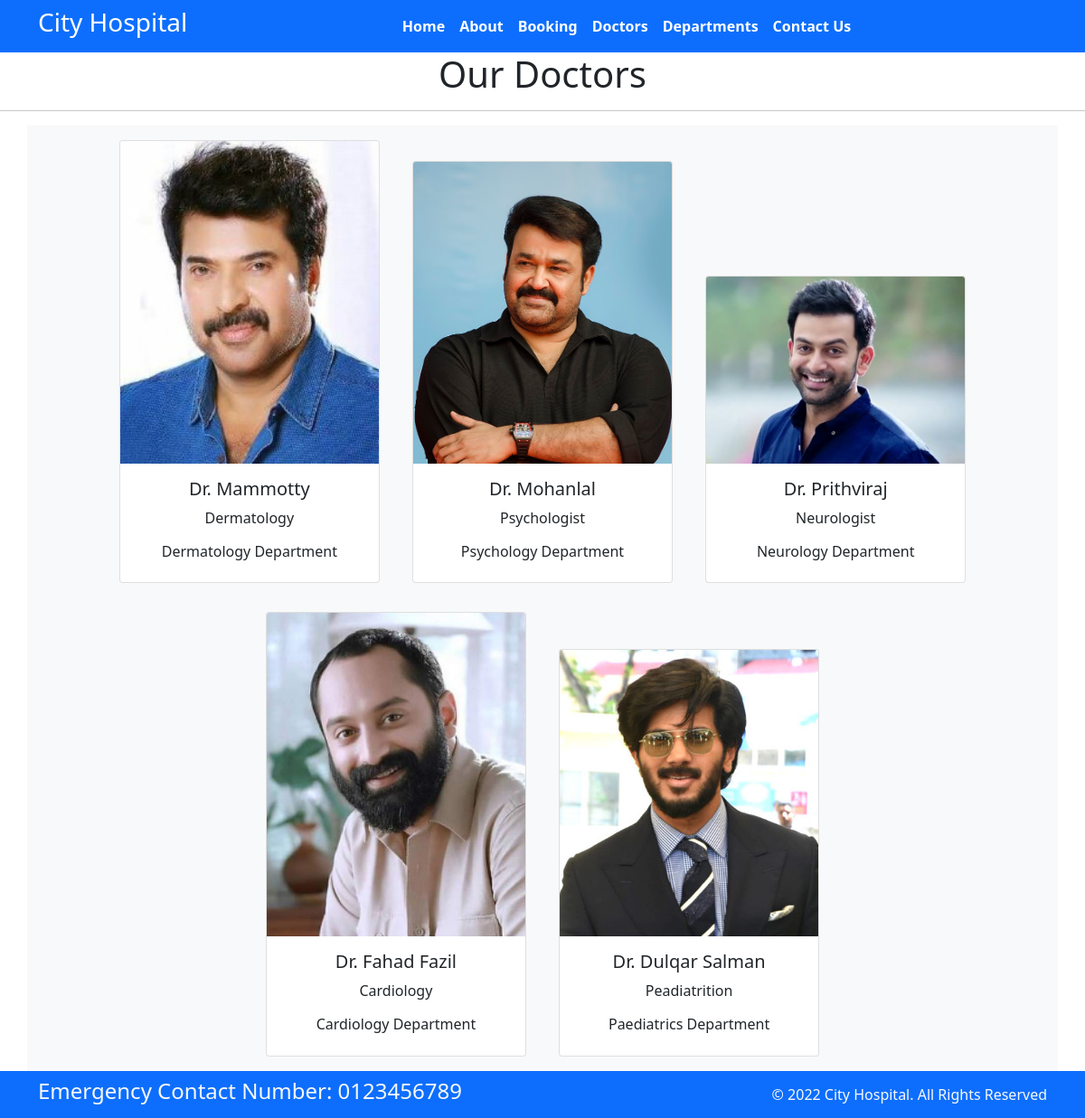
Page /doctors on the committed database.
### home/models.py (models this page shows, shortened)
class Doctors(models.Model):
    doc_name = models.CharField(max_length=255)
    doc_spec = models.CharField(max_length=255)
    dep_name = models.ForeignKey(Departments, on_delete=models.CASCADE)
    doc_image = models.ImageField(upload_to='doctors')

class Departments(models.Model):
    dep_name = models.CharField(max_length=100)
    dep_description = models.TextField()
    def __str__(self):
        return self.dep_name

### home/views.py (the view)
# urls.py: path('doctors', views.doctors, name='doctors'),
def doctors(request):
    if request.method == "POST":
        form = BookingForm(request.POST)
        if form.is_valid():
            form.save()
            return render(request, 'confirmation.html')
    dict_docs = {
        'doctors': Doctors.objects.all()
    }
    return render(request, 'doctors.html', dict_docs)

### templates/doctors.html (shortened to what this page needs)
{% extends 'base.html' %}
{% block content%}
<h1 class="text-center">Our Doctors</h1>
<hr>
<div class="container text-center bg-light">
    {% for d in doctors%}
    <div class="card text-center mx-3 my-3" style="width: 18rem; display:inline-block">
        <img src="{{d.doc_image.url}}" class="card-img-top" alt="...">
        <div class="card-body">
            <h5 class="card-title">Dr. {{d.doc_name}}</h5>
            <p class="card-text">{{d.doc_spec}}</p>
            <h6>{{d.dep_name}} Department</h6>
        </div>
    </div>
    {% endfor %}
</div>
{% endblock %}

### templates/base.html (shortened to what this page needs)
{% load static %}
<!DOCTYPE html>
<html>
  <head>
    <link rel="stylesheet"
      href=" https://cdn.jsdelivr.net/npm/bootstrap@5.1.3/dist/css/bootstrap.min.css ">
    <link rel="stylesheet"
      href="https://use.fontawesome.com/releases/v5.2.0/css/all.css">
    <link rel="stylesheet"
      href="{% static '/css/style.css' %}">
  </head>
  <body>
    <nav class="navbar bg-primary navbar-expand-md ">
      <div class="container">
        <div class="col-2 text-left pl-md-0">
          <h3 class="text-white"> City Hospital </h3>
        </div>
        <div
          class="collapse navbar-collapse justify-content-center col-md-8 navbar-collapse-3">
          <ul class="navbar-nav justify-content-center  fw-bold">
            <li class="nav-item active">
              <a class="nav-link text-white" href="{% url 'home' %}">Home </a>
            </li>
            <li class="nav-item">
              <a class="nav-link text-white" href="{% url 'about' %}">About</a>
            </li>
            <li class="nav-item">
              <a class="nav-link text-white" href="{% url 'booking' %}">Booking</a>
            </li>
            <li class="nav-item">
              <a class="nav-link text-white" href="{% url 'doctors' %}">Doctors</a>
            </li>
			 <li class="nav-item">
              <a class="nav-link text-white" href="{% url 'department' %}">Departments</a>
            </li>
            <li class="nav-item">
              <a class="nav-link text-white" href="{% url 'contact' %}">Contact Us</a>
            </li>
          </ul>
        </div>
      </div>
    </nav>
    {% block content %}{% endblock %}
    <section class="">
      <footer class="pt-2 pb-2  bg-primary text-light">
        <div class="container">
          <div class="row align-items-center">
            <div class="col-12 col-md-8">
              <h4>Emergency Contact Number: 0123456789</h4>
            </div>
            <div class="col-12 col-md-4 mt-4 mt-md-0 text-center text-md-end">
              © 2022 City Hospital. All Rights Reserved
            </div>
          </div>
        </div>
      </footer>
    </section>
  </body>
</html>

### rows in the picture
Doctors: doc_image (picture), doc_name "Mammotty", doc_spec "Dermatology", dep_name "Dermatology"
Doctors: doc_image (picture), doc_name "Mohanlal", doc_spec "Psychologist", dep_name "Psychology"
Doctors: doc_image (picture), doc_name "Prithviraj", doc_spec "Neurologist", dep_name "Neurology"
Doctors: doc_image (picture), doc_name "Fahad Fazil", doc_spec "Cardiology", dep_name "Cardiology"
Doctors: doc_image (picture), doc_name "Dulqar Salman", doc_spec "Peadiatrition", dep_name "Paediatrics"
